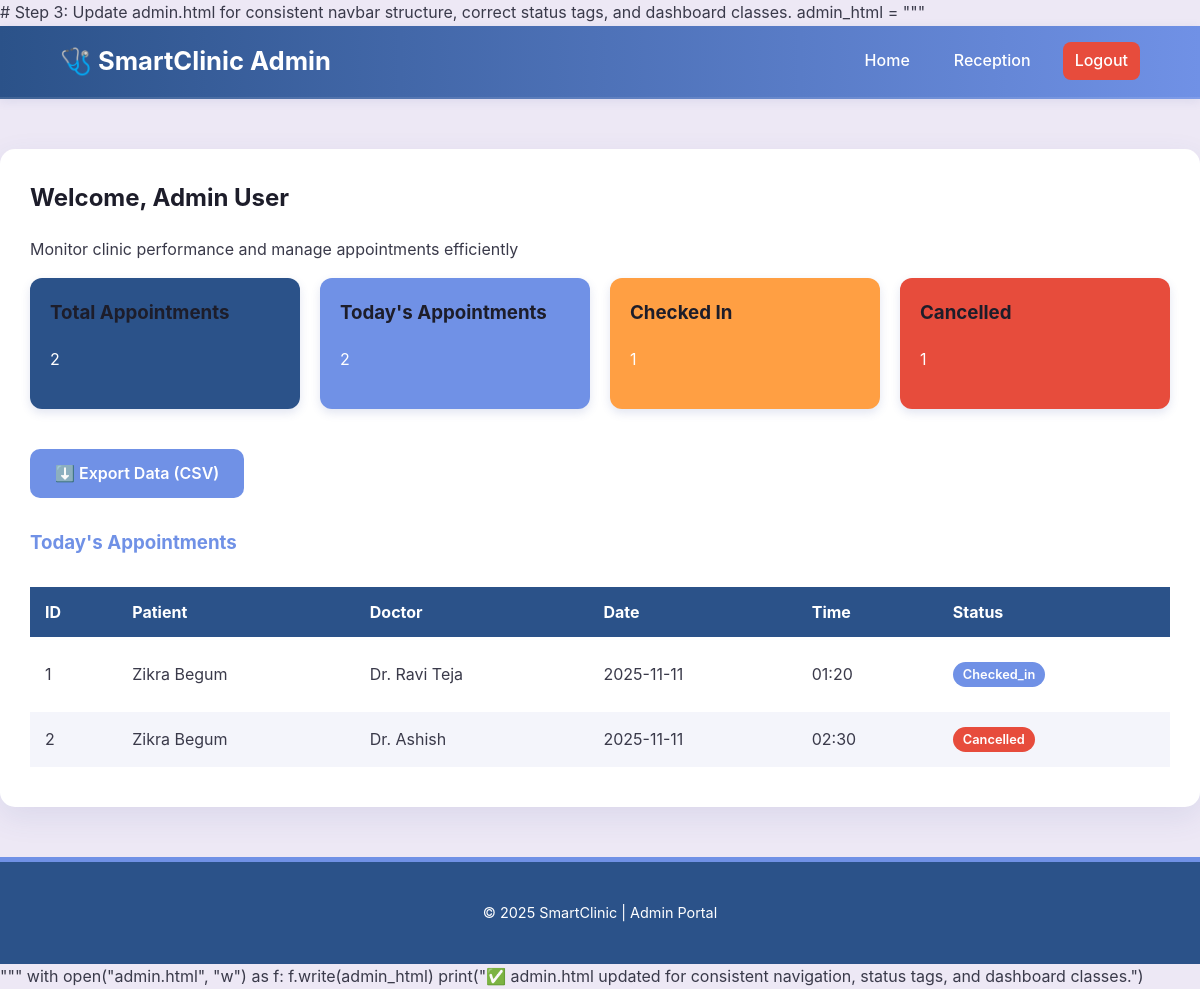
Page /admin (signed in) on the earlier database version.
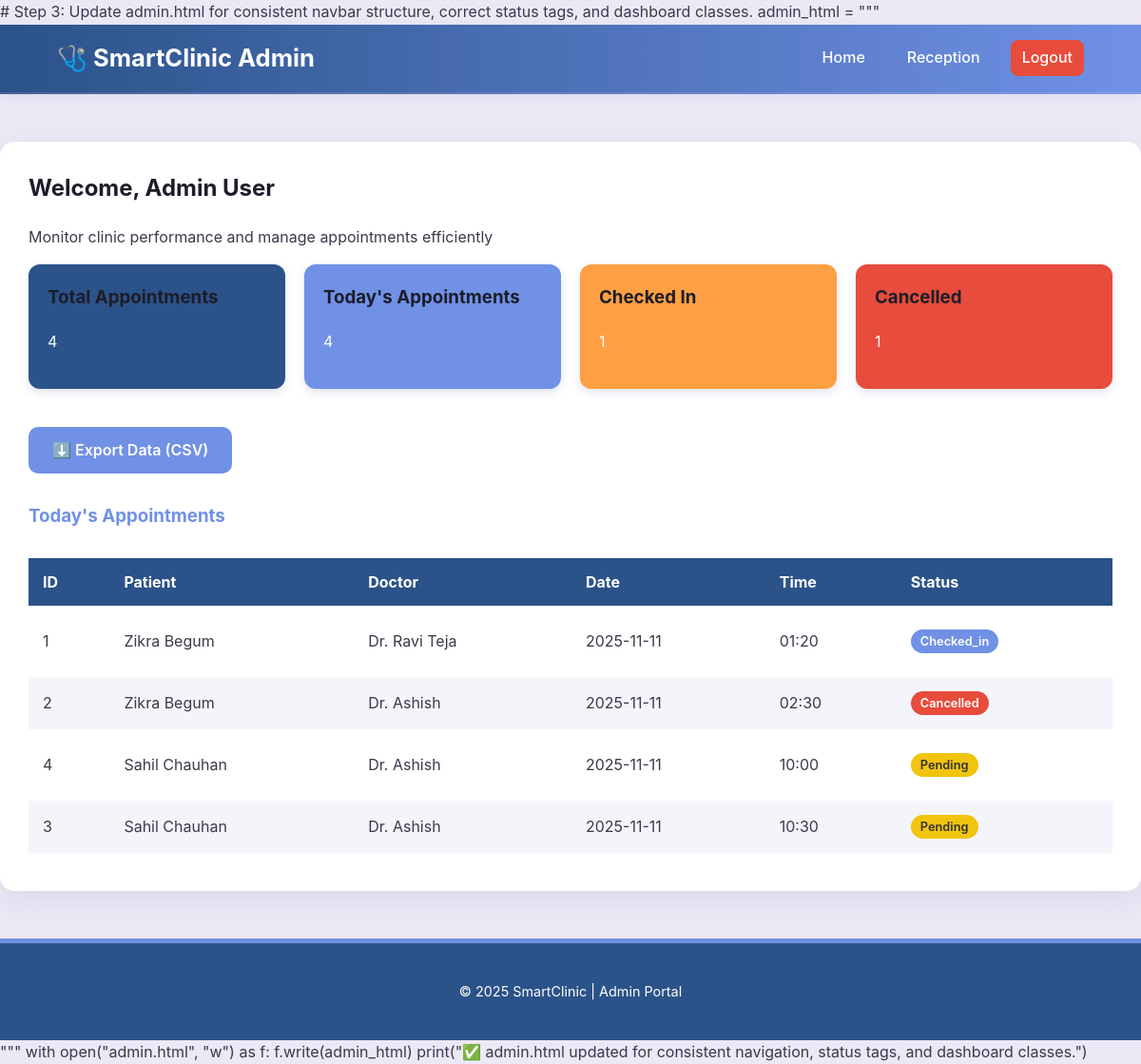
Same page on the later database version.
### tables this page shows
CREATE TABLE appointments (
    id INTEGER PRIMARY KEY AUTOINCREMENT,
    patient_name TEXT NOT NULL,
    doctor_name TEXT NOT NULL,
    date TEXT NOT NULL,
    time TEXT NOT NULL,
    status TEXT DEFAULT 'pending',
    queue_number INTEGER
);

### app.py (the view)
@app.route('/admin')
@login_required
@role_required('admin')
def admin():
    conn = get_db_connection()
    total = conn.execute('SELECT COUNT(*) FROM appointments').fetchone()[0]
    today = datetime.now().date().isoformat()
    today_count = conn.execute('SELECT COUNT(*) FROM appointments WHERE date=?', (today,)).fetchone()[0]
    checked_in = conn.execute("SELECT COUNT(*) FROM appointments WHERE status='checked_in'").fetchone()[0]
    cancelled = conn.execute("SELECT COUNT(*) FROM appointments WHERE status='cancelled'").fetchone()[0]
    todays = conn.execute("SELECT * FROM appointments WHERE date=? ORDER BY time", (today,)).fetchall()
    conn.close()
    stats = {'total': total, 'today': today_count, 'checked_in': checked_in, 'cancelled': cancelled}
    user = get_current_user()
    return render_template('admin.html', stats=stats, todays=todays, user=user)

### app.py (called while the page is built)
def get_db_connection():
    conn = sqlite3.connect(DB)
    conn.row_factory = sqlite3.Row
    return conn

def login_required(f):
    @wraps(f)
    def decorated_function(*args, **kwargs):
        if 'user_id' not in session:
            flash("Please log in to access this page.", "error")
            return redirect(url_for('login', next=request.path))
        return f(*args, **kwargs)
    return decorated_function

def role_required(*allowed_roles):
    def decorator(f):
        @wraps(f)
        def decorated_function(*args, **kwargs):
            role = session.get('role')
            if role not in allowed_roles:
                flash("You do not have permission to access this page.", "error")
                return redirect(url_for('home'))
            return f(*args, **kwargs)
        return decorated_function
    return decorator

def get_current_user():
    uid = session.get('user_id')
    if not uid:
        return None
    conn = get_db_connection()
    user = conn.execute('SELECT id, username, full_name, role FROM users WHERE id=?', (uid,)).fetchone()
    conn.close()
    return user

### templates/admin.html (shortened to what this page needs)
<!DOCTYPE html>
<html lang="en">
<head>
    <link rel="stylesheet" href="{{ url_for('static', filename='css/style.css') }}">
</head>
<body>
    <header>
        <div class="navbar">
            <div class="logo">🩺 SmartClinic Admin</div>
            <nav>
                <a href="{{ url_for('home') }}">Home</a>
                <a href="{{ url_for('reception') }}">Reception</a>
                <a href="{{ url_for('logout') }}" class="btn-danger">Logout</a>
            </nav>
        </div>
    </header>
    <main class="dashboard-container">
        <h2>Welcome, {{ user['full_name'] if user else 'Admin' }}</h2>
        <p class="subtitle">Monitor clinic performance and manage appointments efficiently</p>
        <div class="stats-grid">
            <div class="stat-card blue">
                <h3>Total Appointments</h3>
                <p>{{ stats['total'] }}</p>
            </div>
            <div class="stat-card green">
                <h3>Today's Appointments</h3>
                <p>{{ stats['today'] }}</p>
            </div>
            <div class="stat-card orange">
                <h3>Checked In</h3>
                <p>{{ stats['checked_in'] }}</p>
            </div>
            <div class="stat-card red">
                <h3>Cancelled</h3>
                <p>{{ stats['cancelled'] }}</p>
            </div>
        </div>
        <div class="dashboard-actions">
            <a href="{{ url_for('export_csv') }}" class="btn">⬇️ Export Data (CSV)</a>
        </div>
        <h3 style="margin-top:30px; color: var(--color-teal);">Today's Appointments</h3>
        <table>
            <thead>
                <tr>
                    <th>ID</th>
                    <th>Patient</th>
                    <th>Doctor</th>
                    <th>Date</th>
                    <th>Time</th>
                    <th>Status</th>
                </tr>
            </thead>
            <tbody>
                {% if todays %}
                    {% for appt in todays %}
                    <tr>
                        <td>{{ appt['id'] }}</td>
                        <td>{{ appt['patient_name'] }}</td>
                        <td>{{ appt['doctor_name'] }}</td>
                        <td>{{ appt['date'] }}</td>
                        <td>{{ appt['time'] }}</td>
                        <td><span class="status-tag status-{{ appt['status']|lower }}">{{ appt['status']|capitalize }}</span></td>
                    </tr>
                    {% endfor %}
                {% else %}
                    <tr><td colspan="6" class="empty-row">No appointments today.</td></tr>
                {% endif %}
            </tbody>
        </table>
    </main>
    <footer>
        <p>© 2025 SmartClinic | Admin Portal</p>
    </footer>
</body>
</html>

Differences in the rows shown:
added appointments: id "4", patient_name "Sahil Chauhan", doctor_name "Dr. Ashish", date "2025-11-11", time "10:00", status "Pending"
added appointments: id "3", patient_name "Sahil Chauhan", doctor_name "Dr. Ashish", date "2025-11-11", time "10:30", status "Pending"
Other differences:
{{ stats['total'] }}: "2" → "4"
{{ stats['today'] }}: "2" → "4"
